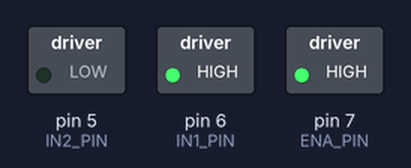
A sketch run on a simulated Arduino Uno, built with avr-gcc and run on an emulated ATmega328P. On the bench: switched loads named in the sketch (green lamp = pin HIGH).

Above: at 0.1 s.
Timing chart, 0 to 1.6 s (numbered marks = the images above):
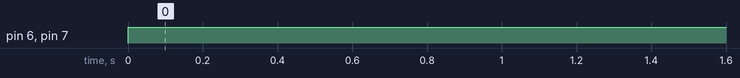

The sketch:

sketch_may08a.ino
```cpp
// constants won't change
const int ENA_PIN = 7; // the Arduino pin connected to the EN1 pin L298N
const int IN1_PIN = 6; // the Arduino pin connected to the IN1 pin L298N
const int IN2_PIN = 5; // the Arduino pin connected to the IN2 pin L298N

// the setup function runs once when you press reset or power the board
void setup() {
  // initialize digital pins as outputs.
  pinMode(ENA_PIN, OUTPUT);
  pinMode(IN1_PIN, OUTPUT);
  pinMode(IN2_PIN, OUTPUT);
}

// the loop function runs over and over again forever
void loop() {
  digitalWrite(IN1_PIN, HIGH); // control motor A spins clockwise
  digitalWrite(IN2_PIN, LOW);  // control motor A spins clockwise


    analogWrite(ENA_PIN, 2048); // control the speed


  delay(1000); // stop motor 1 second
}
```

Measured:
- by itself, pin 6 (IN1_PIN), pin 7 (ENA_PIN): LOW → HIGH at 0.00 s
